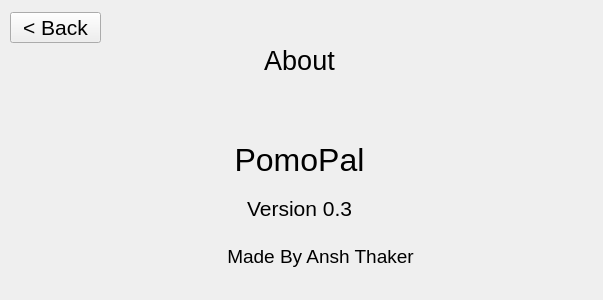
<?xml version="1.0" encoding="UTF-8"?>
<ui version="4.0">
 <class>about_window</class>
 <widget class="QMainWindow" name="about_window">
  <property name="geometry">
   <rect>
    <x>0</x>
    <y>0</y>
    <width>603</width>
    <height>300</height>
   </rect>
  </property>
  <property name="font">
   <font>
    <family>Arial</family>
    <pointsize>16</pointsize>
   </font>
  </property>
  <property name="windowTitle">
   <string>PomoPal v0.3</string>
  </property>
  <property name="windowIcon">
   <iconset>
    <normaloff>tomato.png</normaloff>tomato.png</iconset>
  </property>
  <widget class="QWidget" name="main_widget">
   <widget class="QWidget" name="gridLayoutWidget">
    <property name="geometry">
     <rect>
      <x>39</x>
      <y>39</y>
      <width>521</width>
      <height>191</height>
     </rect>
    </property>
    <layout class="QGridLayout" name="main_layout">
     <item row="0" column="0">
      <widget class="QLabel" name="about_label">
       <property name="font">
        <font>
         <pointsize>20</pointsize>
        </font>
       </property>
       <property name="text">
        <string>About</string>
       </property>
       <property name="alignment">
        <set>Qt::AlignCenter</set>
       </property>
      </widget>
     </item>
     <item row="1" column="0">
      <widget class="QLabel" name="logo_label">
       <property name="text">
        <string/>
       </property>
       <property name="pixmap">
        <pixmap>about_logo.png</pixmap>
       </property>
       <property name="alignment">
        <set>Qt::AlignCenter</set>
       </property>
      </widget>
     </item>
     <item row="2" column="0">
      <widget class="QLabel" name="pomopal_label">
       <property name="font">
        <font>
         <pointsize>24</pointsize>
        </font>
       </property>
       <property name="text">
        <string>PomoPal</string>
       </property>
       <property name="alignment">
        <set>Qt::AlignCenter</set>
       </property>
      </widget>
     </item>
     <item row="3" column="0">
      <widget class="QLabel" name="version_label">
       <property name="text">
        <string>Version 0.3</string>
       </property>
       <property name="alignment">
        <set>Qt::AlignCenter</set>
       </property>
      </widget>
     </item>
    </layout>
   </widget>
   <widget class="QFrame" name="creator_frame">
    <property name="geometry">
     <rect>
      <x>40</x>
      <y>240</y>
      <width>521</width>
      <height>31</height>
     </rect>
    </property>
    <property name="layoutDirection">
     <enum>Qt::LeftToRight</enum>
    </property>
    <property name="frameShape">
     <enum>QFrame::NoFrame</enum>
    </property>
    <property name="frameShadow">
     <enum>QFrame::Raised</enum>
    </property>
    <widget class="QLabel" name="creator_label">
     <property name="geometry">
      <rect>
       <x>180</x>
       <y>0</y>
       <width>201</width>
       <height>32</height>
      </rect>
     </property>
     <property name="font">
      <font>
       <pointsize>14</pointsize>
      </font>
     </property>
     <property name="text">
      <string>Made By Ansh Thaker</string>
     </property>
     <property name="alignment">
      <set>Qt::AlignCenter</set>
     </property>
    </widget>
    <widget class="QLabel" name="creator_image">
     <property name="geometry">
      <rect>
       <x>140</x>
       <y>0</y>
       <width>41</width>
       <height>32</height>
      </rect>
     </property>
     <property name="font">
      <font>
       <pointsize>14</pointsize>
      </font>
     </property>
     <property name="text">
      <string/>
     </property>
     <property name="pixmap">
      <pixmap>atom_mono.png</pixmap>
     </property>
     <property name="alignment">
      <set>Qt::AlignCenter</set>
     </property>
    </widget>
   </widget>
   <widget class="QPushButton" name="back_btn">
    <property name="geometry">
     <rect>
      <x>10</x>
      <y>12</y>
      <width>91</width>
      <height>31</height>
     </rect>
    </property>
    <property name="text">
     <string>&lt; Back</string>
    </property>
   </widget>
  </widget>
 </widget>
 <resources/>
 <connections/>
</ui>
